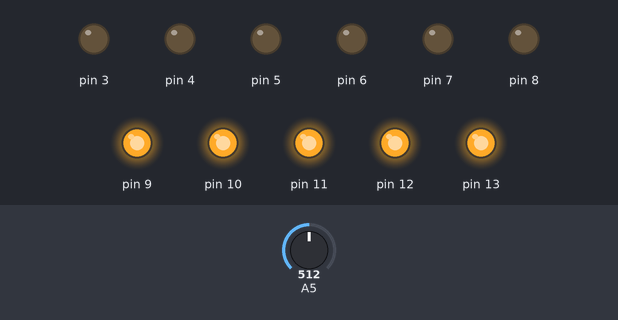
This sketch was run on a simulated Arduino Uno, built with avr-gcc and run on an emulated ATmega328P. Shown: output pins drawn as LEDs (lit = HIGH). The test bench sets the inputs (shaded band); at power-on: A5 = 512.

Above: at 1.2 s.
1.3 s: A5 set to 592
2.8 s: A5 set to 615
At 4.0 s:
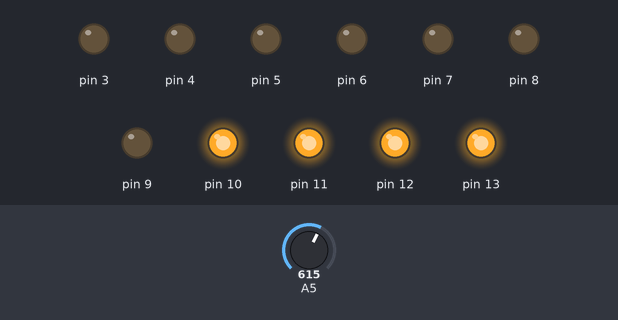
4.3 s: A5 set to 716
At 5.3 s:
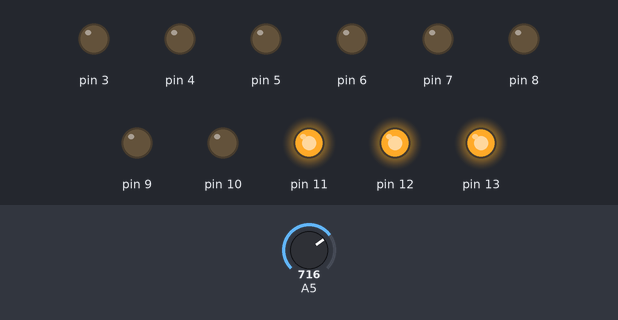
5.8 s: A5 set to 793
7.3 s: A5 set to 814
At 7.6 s:
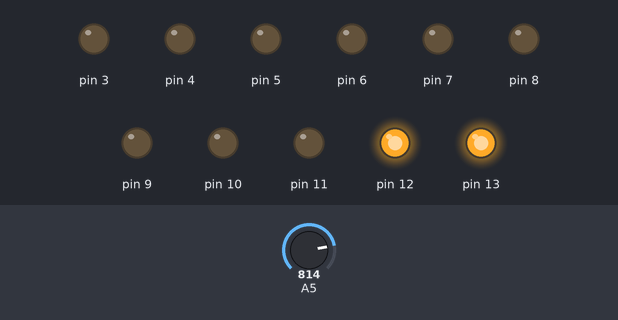
8.8 s: A5 set to 511
At 10.0 s:
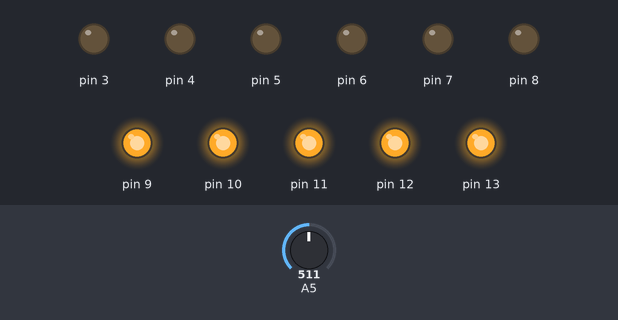
Timing chart, 0 to 11.3 s (numbered marks = the images above; inputs shaded):
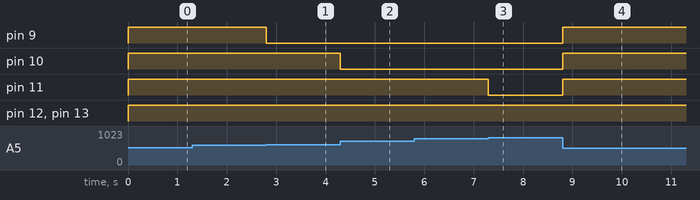

The sketch:

sensor_potenciometro.ino
```cpp
void setup()
   {
      for (int i = 3; i<14 ; i++)
        pinMode(i, OUTPUT);
   }

void loop()
   {
      int v = analogRead(A5);
      int k = map ( v, 0, 1000, 3 , 13);
      for ( int j=3 ; j < 14 ; j++)
        {
          if (j <= k)
            digitalWrite(j, LOW);
          else
            digitalWrite(j, HIGH);
        }
   }
```

Measured:
- the behaviour switches between 599 and 600 on A5 (found by bisection; images 0 and 1)
- the behaviour switches between 799 and 800 on A5 (found by bisection; images 2 and 3)
- after the input at 1.3 s, every drawn part: stays the same
- after the input at 2.8 s, pin 9: HIGH → LOW at once
- after the input at 4.3 s, pin 10: HIGH → LOW at once
- after the input at 5.8 s, every drawn part: stays the same
- after the input at 7.3 s, pin 11: HIGH → LOW at once
- after the input at 8.8 s, pin 9–11: LOW → HIGH at once
